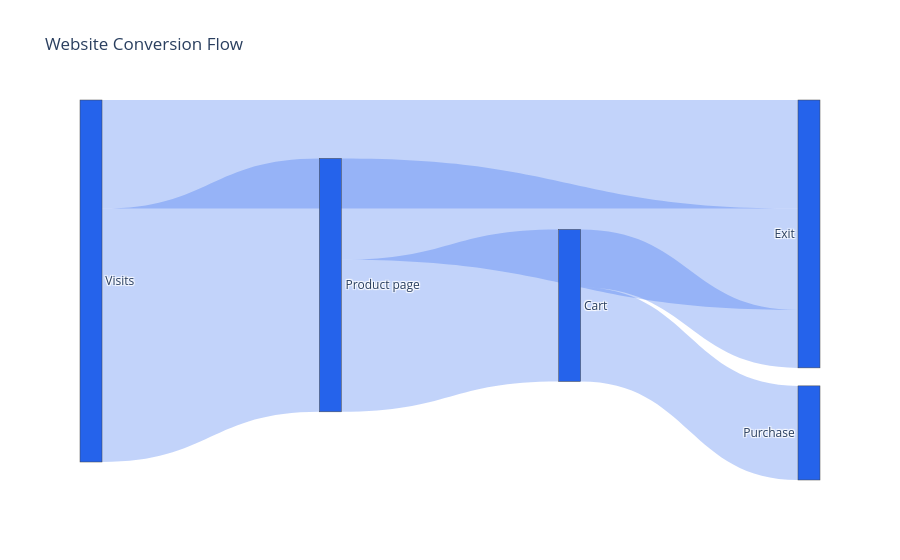

This figure's notebook cell:
### Markdown cell above
# Sankey Diagram

Runnable example from the accompanying README.

### Code cell
import plotly.graph_objects as go

# Define node labels and each link's source, target, and flow amount.
labels = ["Visits", "Product page", "Cart", "Purchase", "Exit"]
sources, targets, values = (
    [0, 0, 1, 1, 2, 2],
    [1, 4, 2, 4, 3, 4],
    [700, 300, 420, 280, 260, 160],
)

# Draw links whose widths are proportional to flow amount.
fig = go.Figure(
    go.Sankey(
        node={"label": labels, "pad": 18, "thickness": 22, "color": "#2563EB"},
        link={
            "source": sources,
            "target": targets,
            "value": values,
            "color": "rgba(37,99,235,0.28)",
        },
    )
)

# Save the interactive diagram and display it.
fig.update_layout(title="Website Conversion Flow")
fig.write_html("sankey_diagram.html", include_plotlyjs=True)
fig.show()

### Figure 1 — Plotly figure (JSON) as saved in the notebook; plotly's stock layout.template omitted (floating-point values rounded to 4 significant figures)
{"data": [{"link": {"color": "rgba(37,99,235,0.28)", "source": [0, 0, 1, 1, 2, 2], "target": [1, 4, 2, 4, 3, 4], "value": [700, 300, 420, 280, 260, 160]}, "node": {"color": "#2563EB", "label": ["Visits", "Product page", "Cart", "Purchase", "Exit"], "pad": 18, "thickness": 22}, "type": "sankey"}], "layout": {"title": {"text": "Website Conversion Flow"}}}
